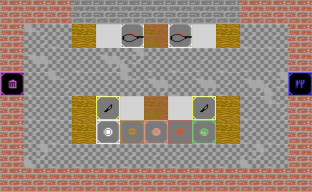

This game map was drawn from its Tiled (.tmx) file and the tilesets committed beside it. A one-line description and the full map source follow:
An orthogonal 13x8 tile map with 24x24 px tiles, 1 tile layer (Tile Layer 1).

<map version="1.4" tiledversion="1.4.3" orientation="orthogonal" renderorder="right-down" width="13" height="8" tilewidth="24" tileheight="24" infinite="0" nextlayerid="2" nextobjectid="1">
 <tileset firstgid="1" source="BurgerMayhem.tsx" />
 <layer id="1" name="Tile Layer 1" width="13" height="8">
  <data encoding="csv">
168,168,168,234,234,234,234,234,234,234,168,168,168,
168,36,3,135,331,265,201,265,331,135,3,3,168,
168,69,3,3,69,102,3,3,3,3,3,3,168,
232,3,36,3,3,36,69,3,69,3,69,102,199,
168,3,3,135,298,331,201,331,298,135,3,36,168,
168,3,3,135,34,67,100,133,166,135,3,3,168,
168,102,3,3,3,3,3,3,3,3,102,3,168,
168,168,168,168,168,168,168,168,168,168,168,168,168
</data>
 </layer>
</map>